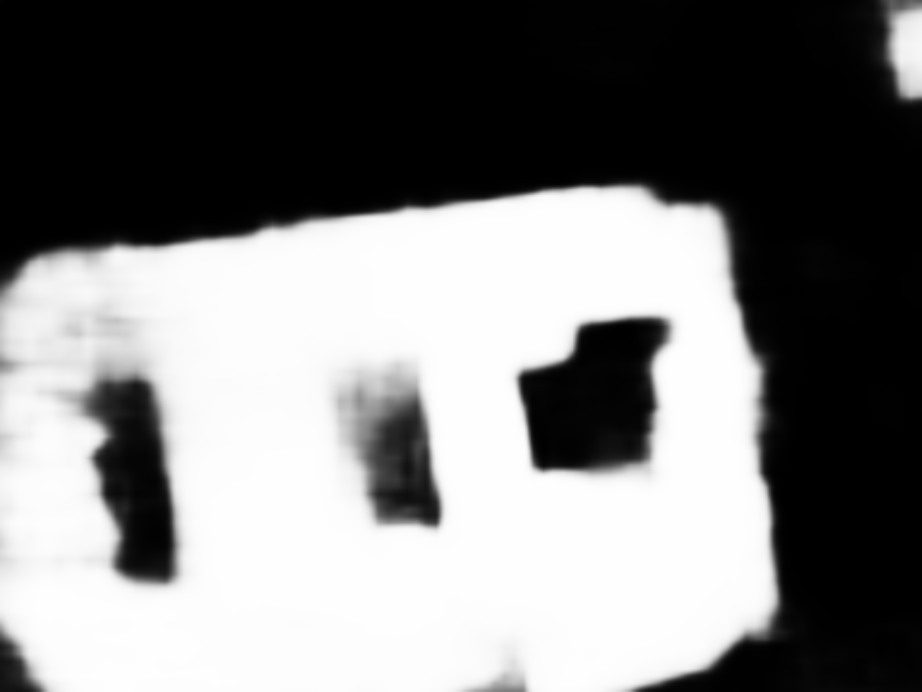
#> input picture planShape/AreaCalculation/input_to_findArea/1.jpg, 4608 x 3456 px, found by its file name (shown at 1/5 size)
$ python test.py
#> lines starting #> are read from the running program, lines starting #| are printed output that depends on the picture; after the words box and inside, x2 and y2 are one past the last pixel; in counts of white or black regions, pixels touching at a corner belong together; pictures that were not available may be replaced by others from this repository, and a replacement may not be noted
from json import detect_encoding
import cv2
import numpy as np
img = np.ones((100,100,3))
H = np.eye(3)
H[0,2] = 50
H[1,2] = 100
warp = cv2.warpPerspective(img, H, (200,200))
print(img.shape)
print(warp.shape)

img1 = cv2.imread("/home/kuromadoshi/IIITH/dataset/DJI_0641/images/1.jpg")
#> img1 is the input picture: shape (3456, 4608, 3); min 0, max 255, mean 125.4
img2 = cv2.imread("/home/kuromadoshi/IIITH/dataset/DJI_0641/images/51.jpg")
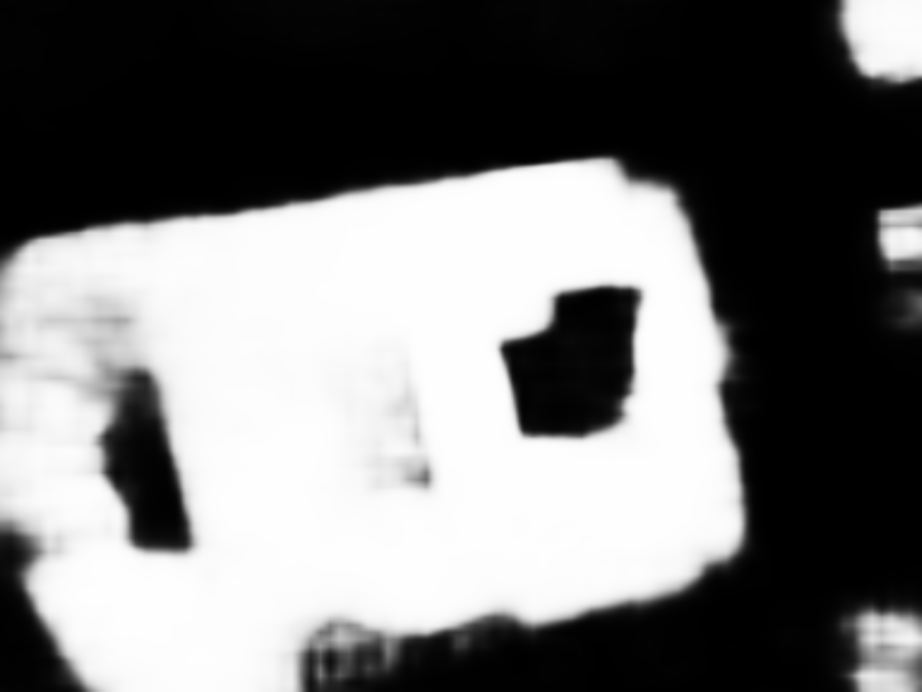
#> input picture planShape/AreaCalculation/input_to_findArea/2.jpg, 4608 x 3456 px, given in place of 51.jpg, which was not available (shown at 1/5 size)
#> img2 is the input picture: shape (3456, 4608, 3); min 0, max 255, mean 119.3
img1 = cv2.resize(img1,(0,0),fx = 0.2, fy = 0.2)
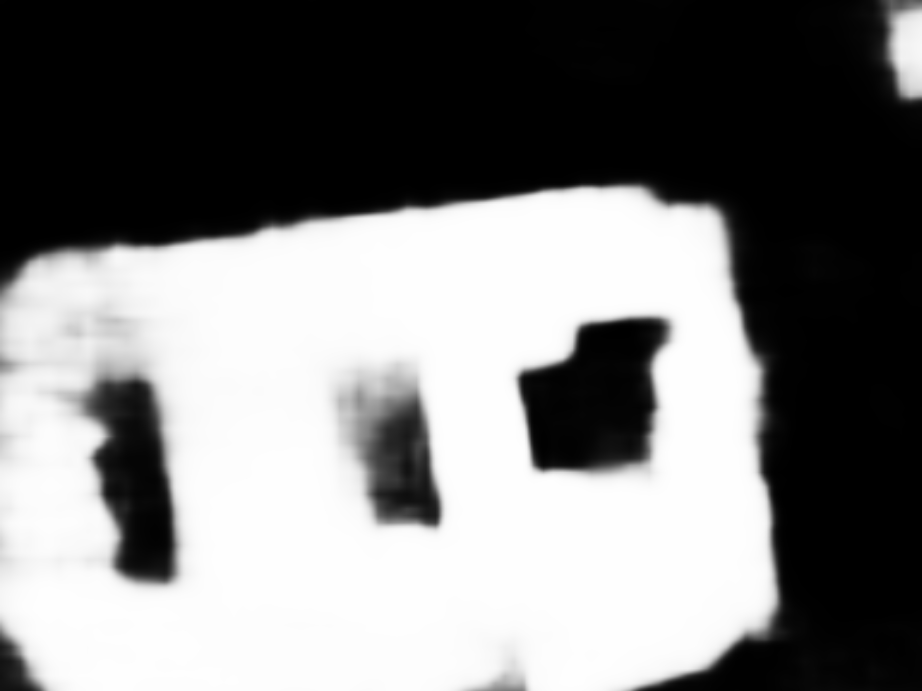
#> img1: shape (691, 922, 3); min 0, max 255, mean 125.3
img2 = cv2.resize(img2,(0,0),fx = 0.2, fy = 0.2)
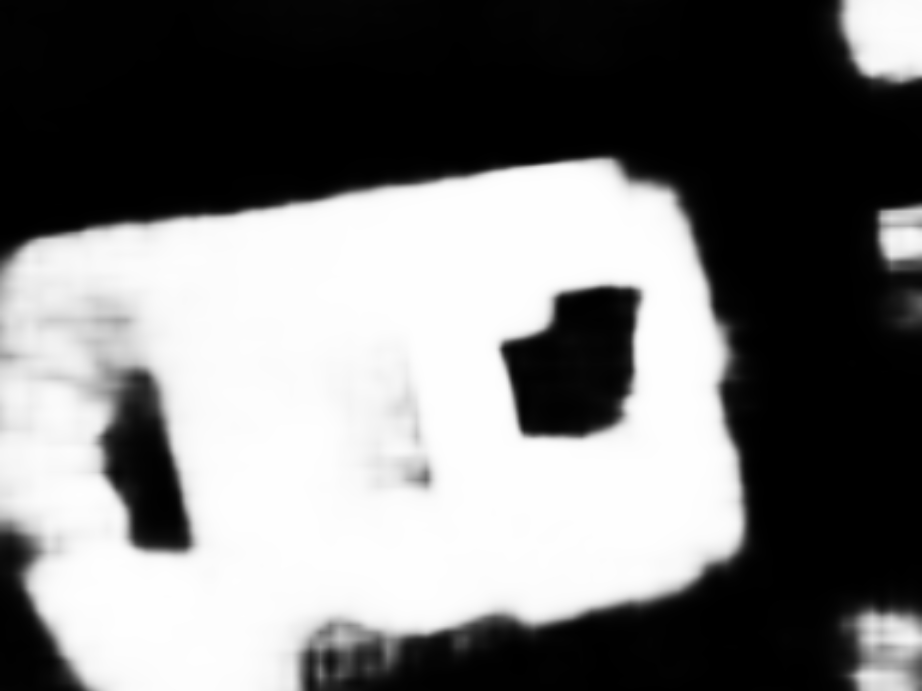
#> img2: shape (691, 922, 3); min 0, max 255, mean 119.3
img_gray1 = cv2.cvtColor(img1, cv2.COLOR_RGB2GRAY)
img_gray2 = cv2.cvtColor(img2, cv2.COLOR_RGB2GRAY)

descriptor = cv2.AKAZE_create()
kps1, features1 = descriptor.detectAndCompute(img_gray1, None)
#> kps1 = 286 keypoints; strongest (x, y, size): (551, 446, 32.3), (539, 387, 32.3), (643, 335, 32.3), (543, 459, 16.1)
kps2, features2 = descriptor.detectAndCompute(img_gray2, None)
#> kps2 = 280 keypoints; strongest (x, y, size): (614, 306, 32.3), (537, 412, 32.3), (523, 356, 32.3), (511, 350, 16.1)

bf = cv2.BFMatcher(cv2.NORM_HAMMING, crossCheck = False)

best_match = bf.knnMatch(features1, features2, 2)
#> best_match = 286 matches
good_match = []
for m, n in best_match:
    if m.distance < n.distance * 0.7:
        good_match.append(m)
#> after the loop, good_match = 52 matches

img3 = cv2.drawMatches(img1, kps1, img2, kps2, good_match, None, flags = cv2.DrawMatchesFlags_NOT_DRAW_SINGLE_POINTS)
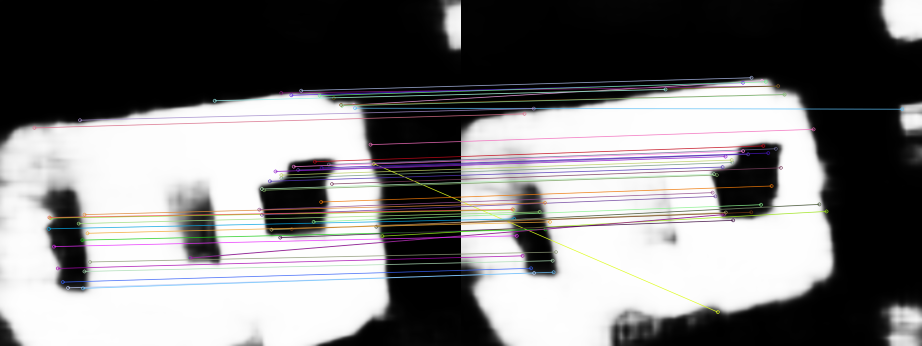
#> img3: shape (691, 1844, 3) (shown at 1/2 size); mean B, G, R 121.9, 121.4, 122.2

kps1 = np.float32([kp.pt for kp in kps1])
#> kps1 = 286 pairs, first value 68.4 to 781.1, second value 177.2 to 640.7
kps2 = np.float32([kp.pt for kp in kps2])
#> kps2 = 280 pairs, first value 77.45 to 890.6, second value 58.68 to 646.6

if len(good_match) > 4:
    pts1 = np.float32([kps1[m.queryIdx] for m in good_match])
#> pts1 = 52 pairs, first value 68.4 to 764.4, second value 180.9 to 576.2
    pts2 = np.float32([kps2[m.trainIdx] for m in good_match])
#> pts2 = 52 pairs, first value 102.7 to 882, second value 155 to 623.7
    H, status = cv2.findHomography(pts1, pts2, cv2.RANSAC, 4)
#> H = [[1.08, 0.0921, -43.18], [0.0153, 1.07, -31.84], [0.000115, 9.59e-05, 1]]; status = 52 values, max 1 at index 7, min 0 at index 0, mean 0.577
print(H)
#| [[ 1.07744757e+00  9.20690864e-02 -4.31840839e+01]
#|  [ 1.52990407e-02  1.07194930e+00 -3.18428620e+01]
#|  [ 1.15270757e-04  9.58998749e-05  1.00000000e+00]]
cv2.waitKey(0)

h, w, c = img1.shape
#> h = 691; w = 922; c = 3
warp = cv2.warpPerspective(img1, H, (2*w, 2*h))
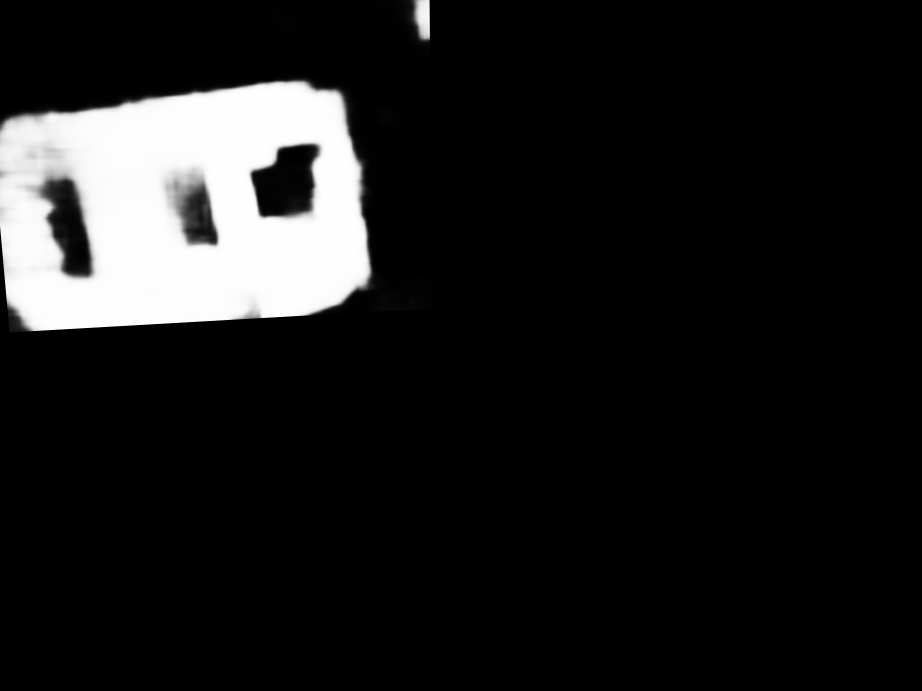
#> warp: shape (1382, 1844, 3) (shown at 1/2 size); min 0, max 255, mean 28.2

warp[:img2.shape[0], :img2.shape[1]] = img2
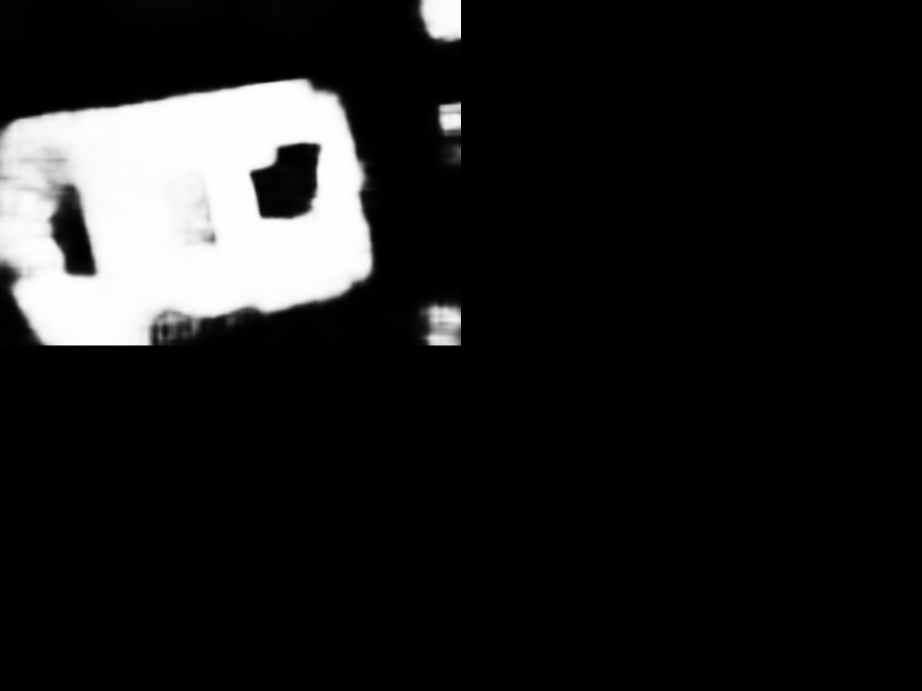
#> warp: shape (1382, 1844, 3) (shown at 1/2 size); 13.84% of pixels changed, all inside (x1, y1, x2, y2) = (0, 0, 922, 691)

K = np.eye(3)
K[0,0] = K[1,1] = 1308
K[0,2] = 960
K[1,2] = 540

H_dash = (np.linalg.inv(K).dot(H)).dot(K)
#> H_dash = [[0.967, 5.21e-06, -0.0574], [-0.0469, 1.02, -0.0505], [0.151, 0.125, 1.16]]
print("K\n", K)
print("Hd\n",H_dash)
#| Hd
#|  [[ 9.66787648e-01  5.20648548e-06 -5.73892438e-02]
#|  [-4.69471680e-02  1.02016337e+00 -5.04770054e-02]
#|  [ 1.50774150e-01  1.25437036e-01  1.16244586e+00]]
# cv2.imshow("img", img)
cv2.imshow("img1",img_gray1)
cv2.waitKey(0)
cv2.imshow("img2", img_gray2)
cv2.imshow("match",img3)
cv2.imshow("warp", warp)
cv2.waitKey(0)
